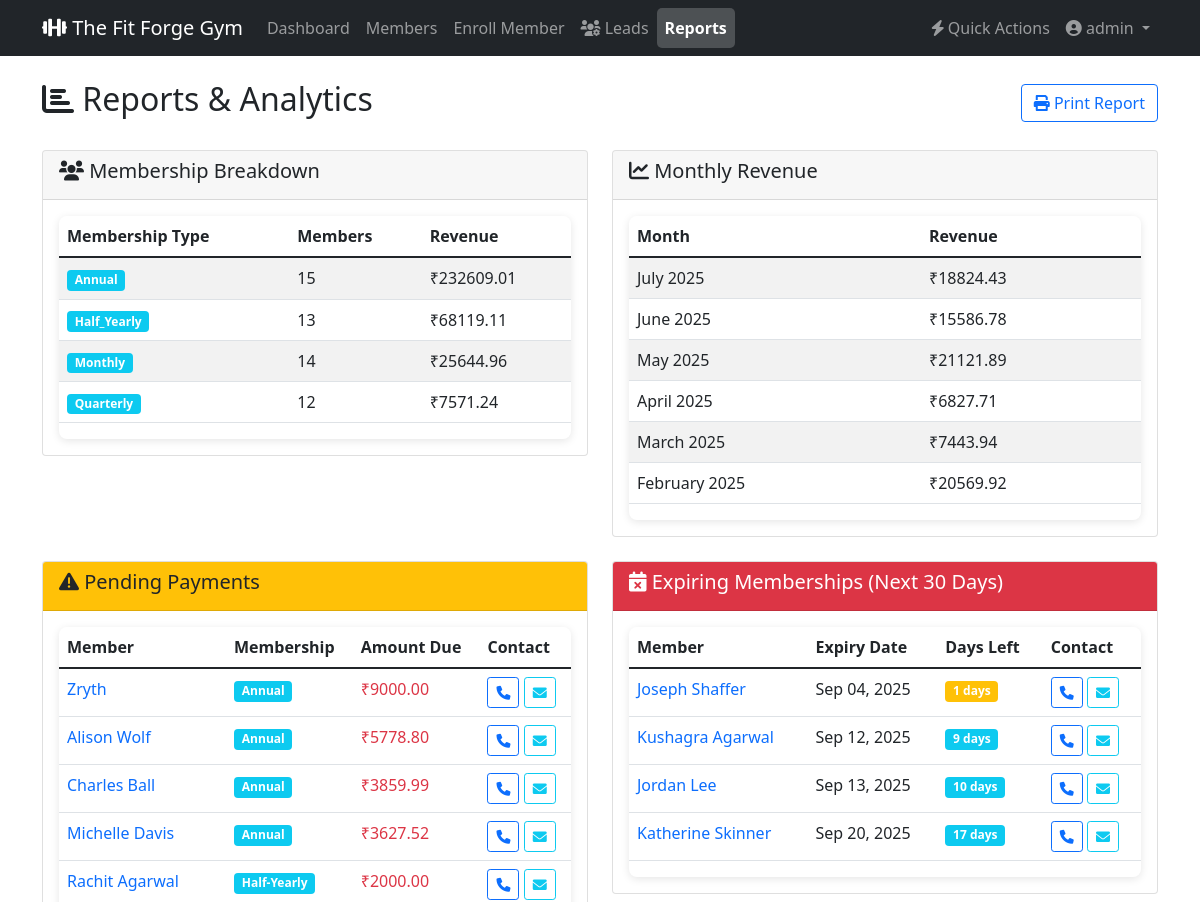
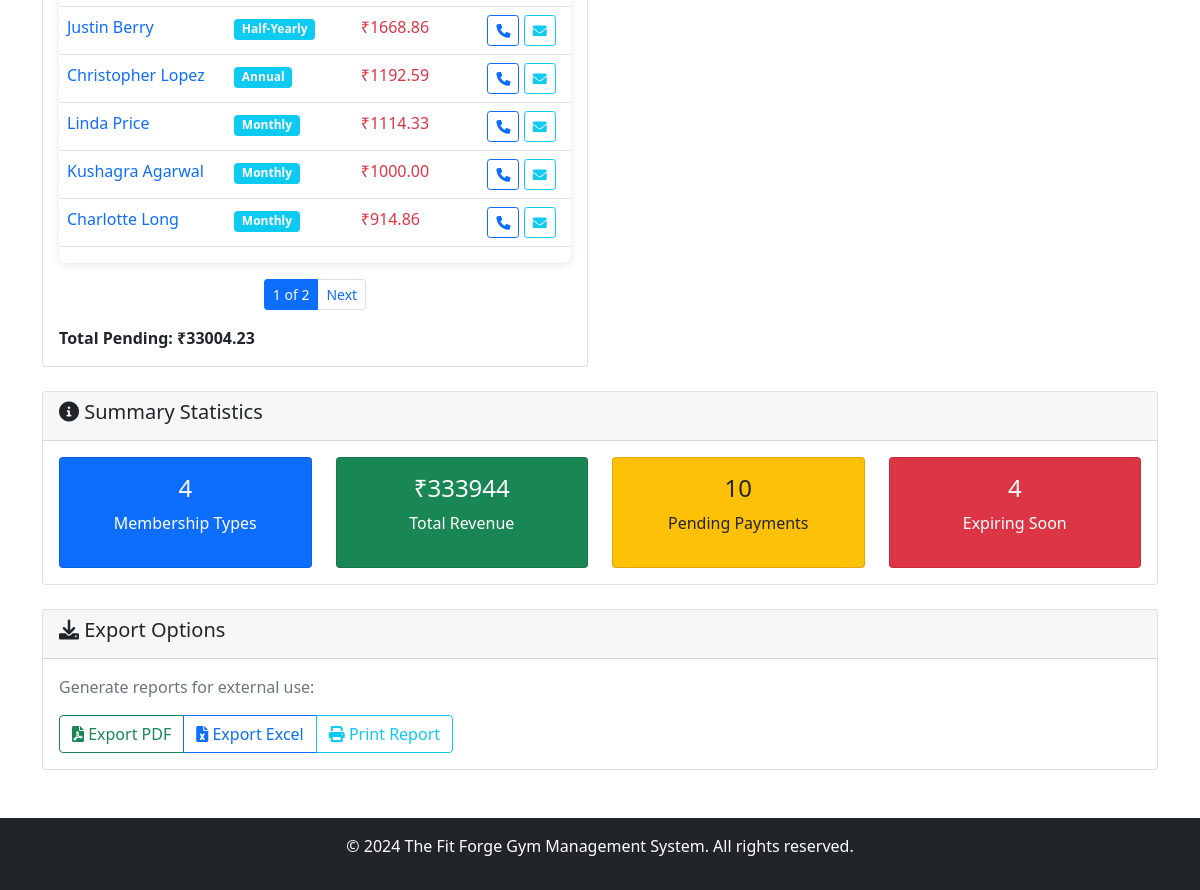
The page /reports/ (signed in) on the database as committed earlier (2 pictures, top to bottom).
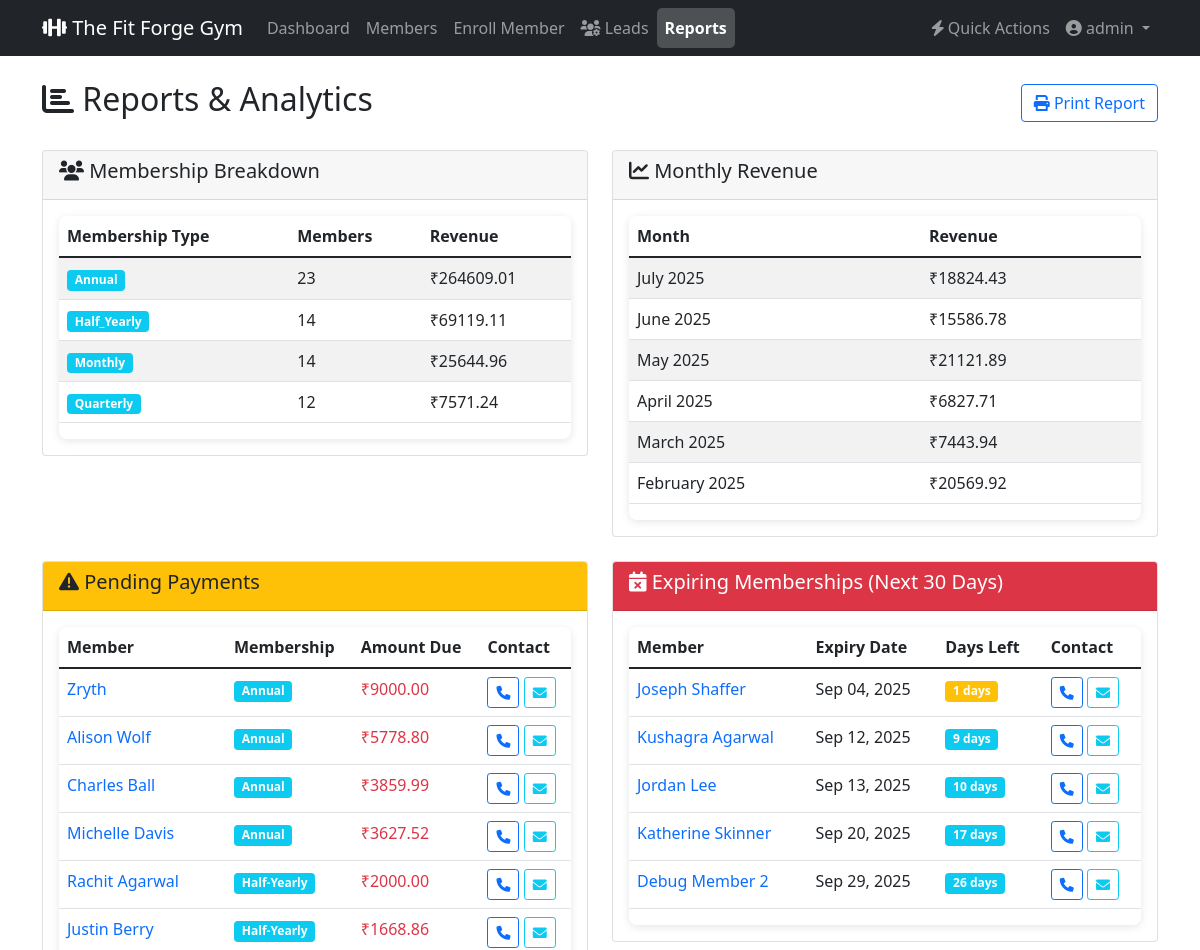
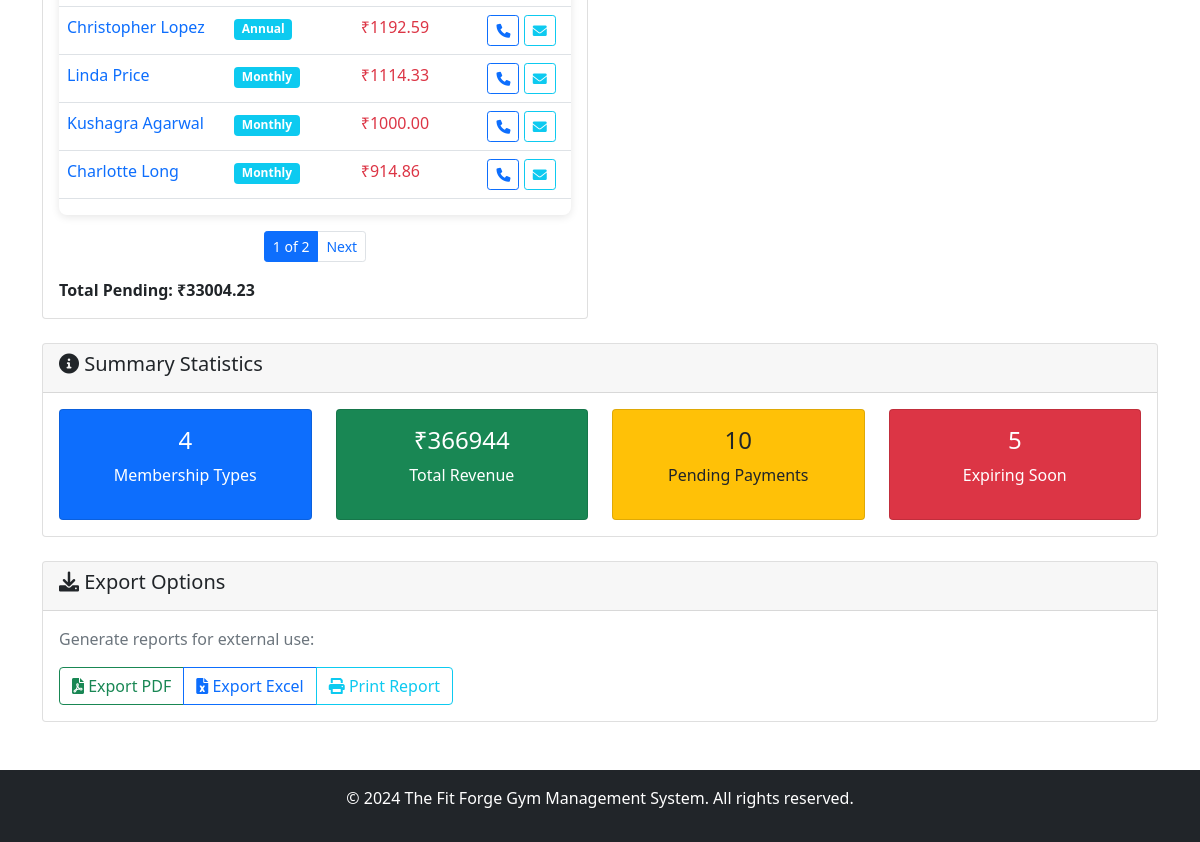
The same page on the database as committed later (2 pictures, top to bottom).
### members/models.py (models this page shows, shortened)
class Member(models.Model):
    MEMBERSHIP_TYPES = [
        ('monthly', 'Monthly'),
        ('quarterly', 'Quarterly'),
        ('half_yearly', 'Half-Yearly'),
        ('annual', 'Annual'),
    ]
    PAYMENT_TYPES = [
        ('cash', 'Cash'),
        ('card', 'Card'),
        ('upi', 'UPI'),
        ('cheque', 'Cheque'),
    ]
    GENDER_CHOICES = [
        ('M', 'Male'),
        ('F', 'Female'),
        ('O', 'Other'),
    ]
    name = models.CharField(max_length=100, help_text="Full name of the member")
    email = models.EmailField(unique=True, blank=True, null=True, help_text="Email address for communication (optional)")
    mobile_phone = models.CharField(
        max_length=15,
        blank=True,
        null=True,
        help_text="Contact number (optional)"
    )
    date_of_birth = models.DateField(blank=True, null=True, help_text="Date of birth (optional)")
    gender = models.CharField(max_length=1, choices=GENDER_CHOICES, default='M')
    address = models.TextField(blank=True, help_text="Complete address (optional)")
    member_since = models.DateField(default=date.today, help_text="Date when member joined")
    membership_type = models.CharField(max_length=20, choices=MEMBERSHIP_TYPES, default='monthly')
    expiry_date = models.DateField(blank=True, null=True, help_text="Membership expiry date (auto-calculated if not provided)")
    payment_amount = models.DecimalField(max_digits=10, decimal_places=2, help_text="Total membership fee")
    pending_amount = models.DecimalField(max_digits=10, decimal_places=2, default=0, help_text="Amount pending")
    payment_type = models.CharField(max_length=20, choices=PAYMENT_TYPES, default='cash')
    is_active = models.BooleanField(default=True, help_text="Is membership active")
    created_at = models.DateTimeField(auto_now_add=True)
    updated_at = models.DateTimeField(auto_now=True)
    profile_picture = models.ImageField(upload_to='member_photos/', blank=True, null=True)
    class Meta:
        ordering = ['-created_at']
        verbose_name = "Gym Member"
        verbose_name_plural = "Gym Members"
    @property
    def days_until_expiry(self):
        if not self.expiry_date:
            return 0
        return (self.expiry_date - date.today()).days

### members/views.py (the view)
# urls.py: path('reports/', views.reports, name='reports'),
@login_required
def reports(request):
    from django.db.models.functions import TruncMonth
    monthly_revenue = PaymentHistory.objects.annotate(
        month=TruncMonth('payment_date')
    ).values('month').annotate(
        total=Sum('amount')
    ).order_by('-month')[:6]  # Last 6 months
    membership_breakdown = Member.objects.values('membership_type').annotate(
        count=Count('id'),
        revenue=Sum('payment_amount')
    )
    pending_payments_queryset = Member.objects.filter(pending_amount__gt=0).order_by('-pending_amount')
    pending_paginator = Paginator(pending_payments_queryset, 10)
    pending_page = request.GET.get('pending_page')
    pending_payments = pending_paginator.get_page(pending_page)
    expiring_queryset = Member.objects.filter(
        expiry_date__gte=date.today(),
        expiry_date__lte=date.today() + timedelta(days=30)
    ).order_by('expiry_date')
    expiring_paginator = Paginator(expiring_queryset, 10)
    expiring_page = request.GET.get('expiring_page')
    expiring_memberships = expiring_paginator.get_page(expiring_page)
    total_pending = Member.objects.filter(pending_amount__gt=0).aggregate(
        total=Sum('pending_amount')
    )['total'] or 0
    total_revenue = Member.objects.aggregate(
        total=Sum('payment_amount')
    )['total'] or 0
    context = {
        'monthly_revenue': monthly_revenue,
        'membership_breakdown': membership_breakdown,
        'pending_payments': pending_payments,
        'expiring_memberships': expiring_memberships,
        'total_pending': total_pending,
        'total_revenue': total_revenue,
    }
    return render(request, 'members/reports.html', context)

### templates/members/reports.html (shortened to what the changed rows need)
{% extends 'base.html' %}
{% block content %}
<div class="d-flex justify-content-between align-items-center mb-4">
    <h2><i class="fas fa-chart-bar"></i> Reports & Analytics</h2>
</div>
<div class="row">
    <div class="col-lg-6">
        <div class="card mb-4">
            <div class="card-body">
                {% if membership_breakdown %}
                <div class="table-responsive">
                    <table class="table table-striped">
                        <thead>
                            <tr>
                                <th>Membership Type</th>
                                <th>Members</th>
                                <th>Revenue</th>
                            </tr>
                        </thead>
                        <tbody>
                            {% for membership in membership_breakdown %}
                            <tr>
                                <td>
                                    <span class="badge bg-info">{{ membership.membership_type|title }}</span>
                                </td>
                                <td>{{ membership.count }}</td>
                                <td>₹{{ membership.revenue|floatformat:2|default:0 }}</td>
                            </tr>
                            {% endfor %}
                        </tbody>
                    </table>
                </div>
                {% else %}
                <p class="text-muted">No membership data available.</p>
                {% endif %}
            </div>
        </div>
    </div>
    <div class="col-lg-6">
        <div class="card mb-4">
            <div class="card-body">
                {% if monthly_revenue %}
                <div class="table-responsive">
                    <table class="table table-striped">
                        <thead>
                            <tr>
                                <th>Month</th>
                                <th>Revenue</th>
                            </tr>
                        </thead>
                        <tbody>
                            {% for revenue in monthly_revenue %}
                            <tr>
                                <td>{{ revenue.month|date:"F Y" }}</td>
                                <td>₹{{ revenue.total|floatformat:2 }}</td>
                            </tr>
                            {% endfor %}
                        </tbody>
                    </table>
                </div>
                {% else %}
                <p class="text-muted">No revenue data available.</p>
                {% endif %}
            </div>
        </div>
    </div>
</div>
<div class="row">
    <div class="col-lg-6">
        <div class="card mb-4">
            <div class="card-body">
                {% if pending_payments %}
                <div class="table-responsive">
                    <table class="table table-hover">
                        <thead>
                            <tr>
                                <th>Member</th>
                                <th>Membership</th>
                                <th>Amount Due</th>
                                <th>Contact</th>
                            </tr>
                        </thead>
                        <tbody>
                            {% for member in pending_payments %}
                            <tr>
                                <td>
                                    <a href="{% url 'member_detail' member.pk %}" class="text-decoration-none">
                                        {{ member.name }}
                                    </a>
                                </td>
                                <td>
                                    <span class="badge bg-info">{{ member.get_membership_type_display }}</span>
                                </td>
                                <td>
                                    <span class="text-danger">₹{{ member.pending_amount }}</span>
                                </td>
                                <td>
                                    <a href="tel:{{ member.mobile_phone }}" class="btn btn-sm btn-outline-primary">
                                        <i class="fas fa-phone"></i>
                                    </a>
                                    <a href="mailto:{{ member.email }}" class="btn btn-sm btn-outline-info">
                                        <i class="fas fa-envelope"></i>
                                    </a>
                                </td>
                            </tr>
                            {% endfor %}
                        </tbody>
                    </table>
                </div>
                {% else %}
                <div class="alert alert-success">
                    <i class="fas fa-check-circle"></i> No pending payments! All members are up to date.
                </div>
                {% endif %}
            </div>
        </div>
    </div>
    <div class="col-lg-6">
        <div class="card mb-4">
            <div class="card-body">
                {% if expiring_memberships %}
                <div class="table-responsive">
                    <table class="table table-hover">
                        <thead>
                            <tr>
                                <th>Member</th>
                                <th>Expiry Date</th>
                                <th>Days Left</th>
                                <th>Contact</th>
                            </tr>
                        </thead>
                        <tbody>
                            {% for member in expiring_memberships %}
                            <tr>
                                <td>
                                    <a href="{% url 'member_detail' member.pk %}" class="text-decoration-none">
                                        {{ member.name }}
                                    </a>
                                </td>
                                <td>{{ member.expiry_date|date:"M d, Y" }}</td>
                                <td>
                                    {% if member.days_until_expiry <= 0 %}
                                        <span class="badge bg-danger">EXPIRED</span>
                                    {% elif member.days_until_expiry <= 7 %}
                                        <span class="badge bg-warning">{{ member.days_until_expiry }} days</span>
                                    {% else %}
                                        <span class="badge bg-info">{{ member.days_until_expiry }} days</span>
                                    {% endif %}
                                </td>
                                <td>
                                    <a href="tel:{{ member.mobile_phone }}" class="btn btn-sm btn-outline-primary">
                                        <i class="fas fa-phone"></i>
                                    </a>
                                    <a href="mailto:{{ member.email }}" class="btn btn-sm btn-outline-info">
                                        <i class="fas fa-envelope"></i>
                                    </a>
                                </td>
                            </tr>
                            {% endfor %}
                        </tbody>
                    </table>
                </div>
                {% else %}
                <div class="alert alert-success">
                    <i class="fas fa-check-circle"></i> No memberships expiring in the next 30 days!
                </div>
                {% endif %}
            </div>
        </div>
    </div>
</div>
<div class="row">
    <div class="col-12">
        <div class="card">
            <div class="card-body">
                <div class="row text-center">
                    <div class="col-md-3">
                        <div class="card bg-success text-white">
                            <div class="card-body">
                                <h4>₹{{ total_revenue|floatformat:0 }}</h4>
                                <p>Total Revenue</p>
                            </div>
                        </div>
                    </div>
                    <div class="col-md-3">
                        <div class="card bg-danger text-white">
                            <div class="card-body">
                                <h4>{{ expiring_memberships|length }}</h4>
                                <p>Expiring Soon</p>
                            </div>
                        </div>
                    </div>
                </div>
            </div>
        </div>
    </div>
</div>
{% endblock %}

Rows that differ between the two databases and show on the page:
added Member: name "Debug Member 2", expiry_date "Sep 29, 2025", days_until_expiry "26", shown under "Expiring Memberships (Next 30 Days)"
Other text that changed with them:
{{ total_revenue|floatformat:0 }}: "333944" → "366944"
{{ expiring_memberships|length }}: "4" → "5"
new list line: "Annual 23 ₹ 264609.01"
new list line: "Half_Yearly 14 ₹ 69119.11"
list line gone: "Annual 15 ₹ 232609.01"
list line gone: "Half_Yearly 13 ₹ 68119.11"
